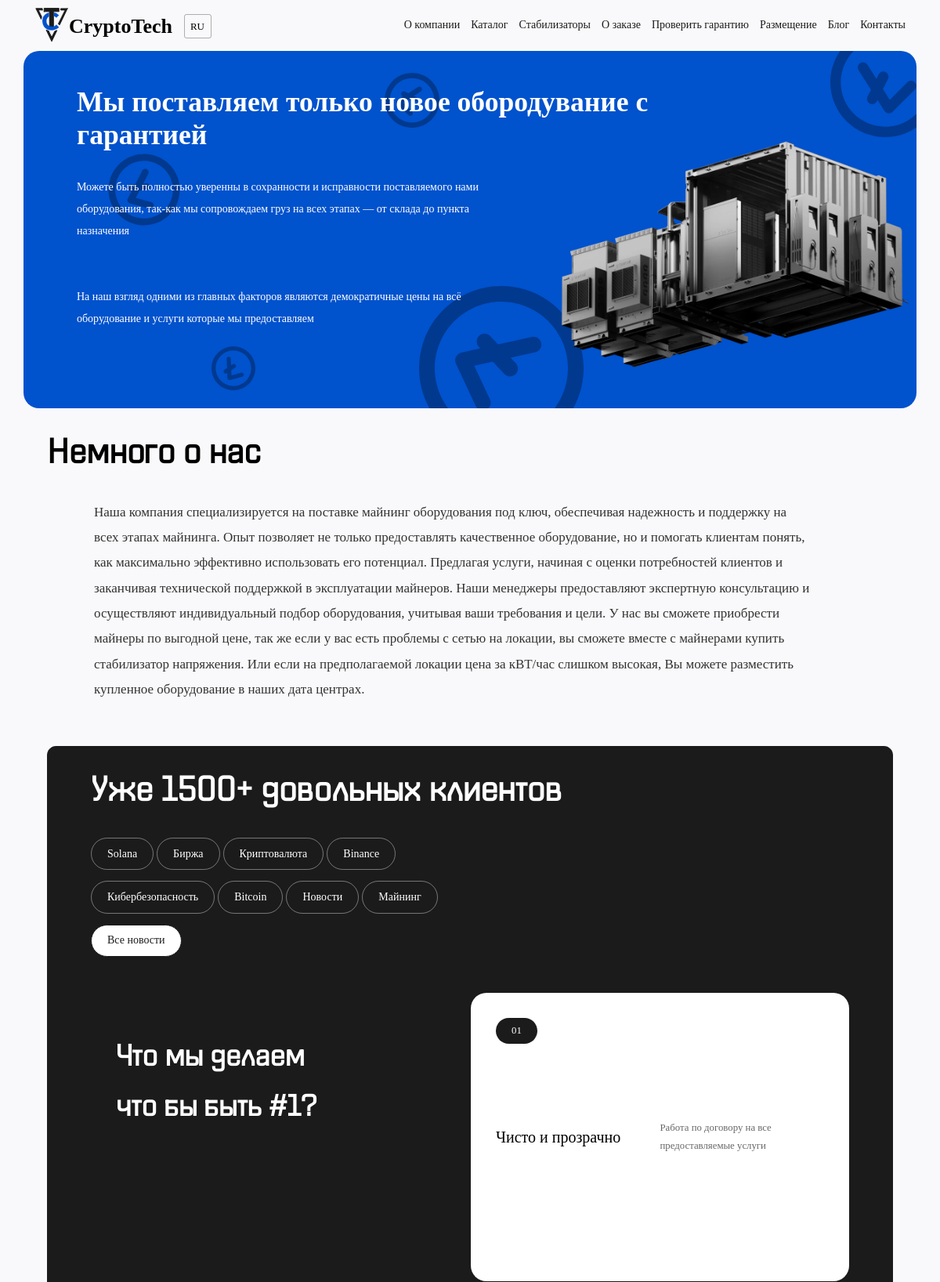
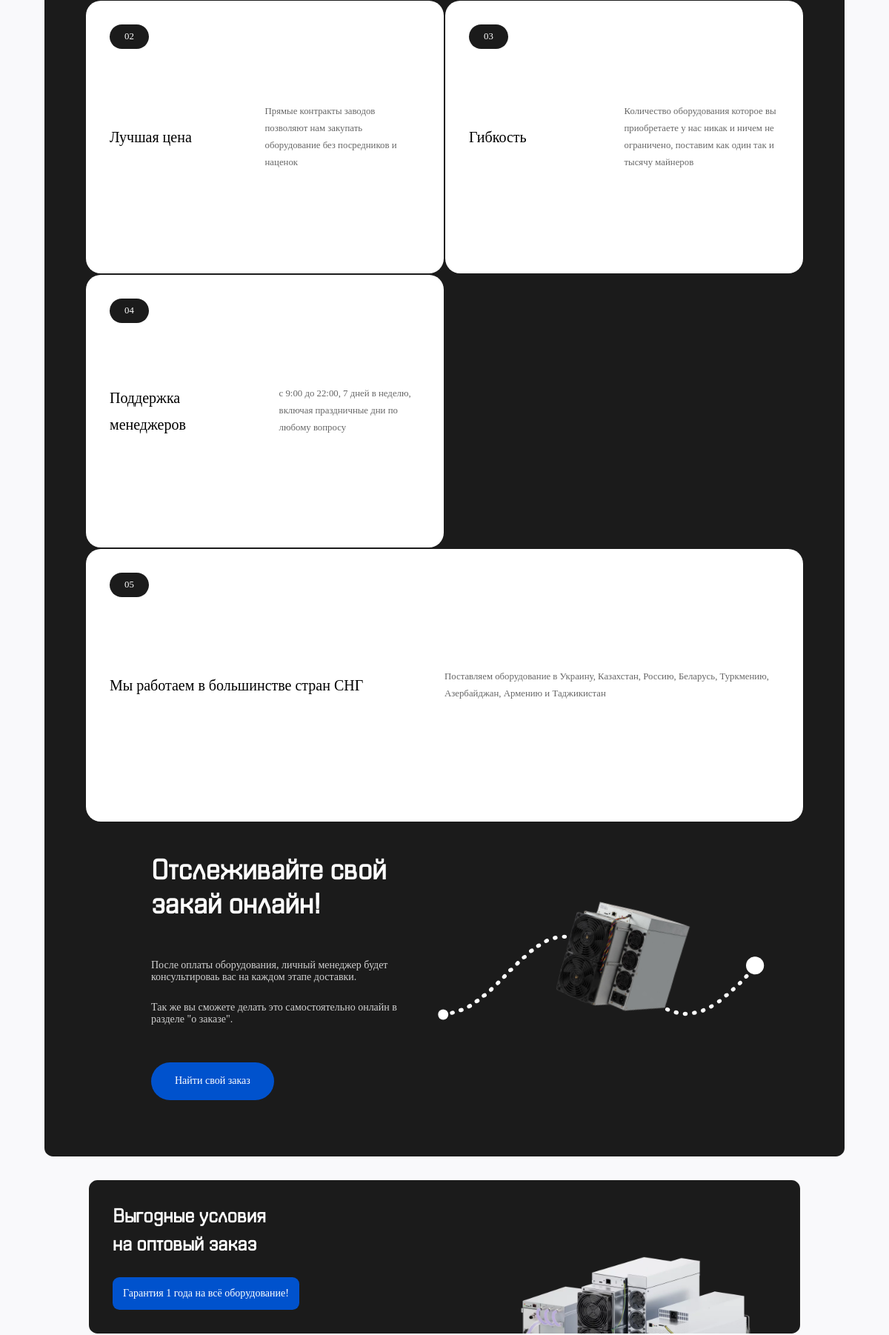
Page /ru/about/ (upper part) on the committed database (2 pictures, top to bottom).
### main_sh/models.py (models this page shows, shortened)
class BlogTag(models.Model):
    title = models.CharField(verbose_name='Название', max_length=255)
    slug = models.SlugField(verbose_name='URL', unique=True)
    class Meta:
        verbose_name = 'Тег'
        verbose_name_plural = 'Теги'
    def get_absolute_url(self):
        return reverse('main_page:detail_tag', kwargs={'slug': self.slug})

class AboutSteps(models.Model):
    title = models.CharField(max_length=255)
    description = models.TextField()
    num = models.CharField(max_length=3)
    class Meta:
        ordering = ['pk']

### main_sh/views.py (the view)
# urls.py: path('about/', views.about_us, name='about'),
def about_us(request):
    news_tag = BlogTag.objects.all()[:8]
    step = AboutSteps.objects.all()
    trust = TrustSteps.objects.all()
    photo = PhotoLocation.objects.all()
    if request.method == 'POST':
        form1 = CodForm1(request.POST)
        if form1.is_valid():
            name = form1.cleaned_data['name']
            contact = form1.cleaned_data['contact']
            context = {
                'name': name,
                'contact': contact,
            }
            html_body = render_to_string('main_sh/mail_body1.html', context)
            mail = EmailMessage(
                subject='Заявка ЦОД 1',
                body=html_body,
                from_email=settings.DEFAULT_FROM_EMAIL,
                to=['crypto.tech@mail.ru']
            )
            mail.content_subtype = 'html'
            mail.send()
            return redirect('main_page:about')
    else:
        form1 = CodForm1()
    if request.method == 'POST':
        form2 = CodForm2(request.POST)
        if form1.is_valid():
            name = form2.cleaned_data['name']
            contact = form2.cleaned_data['contact']
            context = {
                'name': name,
                'contact': contact,
            }
            html_body = render_to_string('main_sh/mail_body2.html', context)
            mail = EmailMessage(
                subject='Заявка ЦОД 2',
                body=html_body,
                from_email=settings.DEFAULT_FROM_EMAIL,
                to=['crypto.tech@mail.ru']
            )
            mail.content_subtype = 'html'
            mail.send()
            return redirect('main_page:about')
    else:
        form2 = CodForm2()
    context = {
        'news_tag': news_tag,
        'step': step,
        'trust': trust,
        'form1': form1,
        'form2': form2,
        'photo': photo,
    }
    return render(request, 'main_sh/about.html', context)

### main_sh/forms.py
class CodForm1(forms.Form):
    name = forms.CharField(label='', max_length=100, widget=forms.TextInput(
        attrs={'placeholder': _('Имя')}
    ))
    contact = forms.CharField(label='', max_length=150, widget=forms.TextInput(
        attrs={'placeholder': _('Контакты (номер телефона, tg аккаунт, whatsapp и тд.)')}
    ))

class CodForm2(forms.Form):
    name = forms.CharField(label='', max_length=100, widget=forms.TextInput(
        attrs={'placeholder': _('Имя')}
    ))
    contact = forms.CharField(label='', max_length=150, widget=forms.TextInput(
        attrs={'placeholder': _('Контакты (номер телефона, tg аккаунт, whatsapp и тд.)')}
    ))

### main_sh/templates/main_sh/about.html (shortened to what this page needs)
{% extends 'main_sh/base__about.html' %}
{% load static %}
{% load i18n %}
{% block content %}
	{% include 'includes/slider_about.html' %}
    <section class="main__text__aboutus">
		<h1 class="main__text__aboutus__title">{% trans 'Немного о нас' %}</h1>
		<div style="grid-template-columns: 1fr;" class="main__con__text__about">
			<div style="padding-right: 15%;" class="main__text__aboutus__con">
				<p>
					{% trans 'Наша компания специализируется на поставке майнинг оборудования под ключ, обеспечивая надежность и поддержку на всех этапах майнинга. Опыт позволяет не только предоставлять качественное оборудование, но и помогать клиентам понять, как максимально эффективно использовать его потенциал. Предлагая услуги, начиная с оценки потребностей клиентов и заканчивая технической поддержкой в эксплуатации майнеров. Наши менеджеры предоставляют экспертную консультацию и осуществляют индивидуальный подбор оборудования, учитывая ваши требования и цели. У нас вы сможете приобрести майнеры по выгодной цене, так же если у вас есть проблемы с сетью на локации, вы сможете вместе с майнерами купить стабилизатор напряжения. Или если на предполагаемой локации цена за кВТ/час слишком высокая, Вы можете разместить купленное оборудование в наших дата центрах' %}.
				</p>
			</div>
		</div>
	</section>
	<div class="how__we__work">
		<div class="how__we__work__main__con">
			<h1 class="how__we__work__title">{% trans 'Уже 1500+ довольных клиентов' %}</h1>
			<div class="tegs__block">
				{% for n in news_tag %}
					<a href="{{ n.get_absolute_url }}">{{ n.title }}</a>
				{% endfor %}
				<a class="last__teg__news" href="{% url 'main_page:blog' %}">{% trans 'Все новости' %}</a>
			</div>
			<div class="block___steps__we__work">
				<div class="step__item__we__work no_bg">
					<h1>{% trans 'Что мы делаем' %} <br> {% trans 'что бы быть #1?' %}</h1>
				</div>
				{% for s in step %}
					<div class="step__item__we__work">
						<div class="step__number__we__work">{{ s.num }}</div>
						<div class="step__description__we__work">
							<h2>{{ s.title }}</h2>
							<p>{{ s.description }}</p>
						</div>
					</div>
				{% endfor %}
			</div>
			<div class="step__footer__we__work">
				<div class="desc__step__footer">
					<h1>{% trans 'Отслеживайте свой закай онлайн' %}!</h1>
					<p>
						<p>{% trans 'После оплаты оборудования, личный менеджер будет консультироваь вас на каждом этапе доставки' %}.</p>
						<p>{% trans 'Так же вы сможете делать это самостоятельно онлайн в разделе' %}
						 "о заказе".</p>  </p>
					<a href="{% url 'main_page:check_order' %}">{% trans 'Найти свой заказ' %}</a>
				</div>
				<div class="img__step__footer">
					<img class="img__img__step__footer" src="{% static 'cat/img/anons.png' %}" alt="">
				</div>
			</div>
		</div>
	</div>
	<section class="servisse">
		<img src="{% static 'cat/img/6.png' %}" alt="">
		<h1>{% trans 'Выгодные условия' %} <br> {% trans 'на оптовый заказ' %}</h1>
		<span>{% trans 'Гарантия 1 года на всё оборудование' %}!</span>
	</section>
{% endblock %}

### main_sh/templates/main_sh/base__about.html (shortened to what this page needs)
{% load static %}
{% load i18n %}
<!DOCTYPE html>
<html lang="en">
<head>
	<link
  rel="stylesheet"
  href="https://cdn.jsdelivr.net/npm/swiper@11/swiper-bundle.min.css"
/>
	{% include 'includes/styles_links.html' %}
</head>
<body>
	{% block content %}
	{% endblock %}
</body>
</html>

### cat/templates/includes/styles_links.html
{% load static %}
<link rel="stylesheet" href="{% static 'cat/css/style.css' %}">
<link rel="stylesheet" href="{% static 'cat/libs_css/swiper-bundle.min.css' %}">
<link rel="stylesheet" href="{% static 'cat/css/main/hero__section.css' %}">
<link rel="stylesheet" href="{% static 'cat/css/main/reviews__section.css' %}">
<link rel="stylesheet" href="{% static 'cat/css/main/footer__section.css' %}">
<link rel="stylesheet" href="{% static 'cat/css/main/slider__section.css' %}">
<link rel="stylesheet" href="{% static 'cat/css/main/telegramm__section.css' %}">
<link rel="stylesheet" href="{% static 'cat/css/main/help__section.css' %}">
<link rel="stylesheet" href="{% static 'cat/css/main/steps__section.css' %}">
<link rel="stylesheet" href="{% static 'cat/css/detail/header__detail.css' %}">
<link rel="stylesheet" href="{% static 'cat/css/detail/main__detail__content__section.css' %}">
<link rel="stylesheet" href="{% static 'cat/css/detail/detail__tabs.css' %}">
<link rel="stylesheet" href="{% static 'cat/css/catalog/main__catalog__content__section.css' %}">
<link rel="stylesheet" href="{% static 'cat/css/dop_links/dop_links.css' %}">
<link rel="stylesheet" href="{% static 'cat/css/dop_links/dop_links_2.css' %}">
<link rel="stylesheet" href="{% static 'cat/css/catalog/form_f_order.css' %}">

### cat/templates/includes/main_links.html
{% load i18n %}
<a style="font-size: max(calc(var(--index) * .5), 13px) !important;" href="{% url 'main_page:about' %}">{% trans 'О компании' %}</a>
<a style="font-size: max(calc(var(--index) * .5), 13px) !important;" class="" href="{% url 'catalog:home' %}">{% trans 'Каталог' %}</a>
<a style="font-size: max(calc(var(--index) * .5), 13px) !important;" href="{% url 'catalog:stabilizer' %}">{% trans 'Стабилизаторы' %}</a>
<a style="font-size: max(calc(var(--index) * .5), 13px) !important;" href="{% url 'main_page:check_order' %}">{% trans 'О заказе' %}</a>
<a style="font-size: max(calc(var(--index) * .5), 13px) !important;" href="{% url 'main_page:check_warranty' %}">{% trans 'Проверить гарантию' %}</a>
<a style="font-size: max(calc(var(--index) * .5), 13px) !important;" href="{% url 'main_page:placement' %}">{% trans 'Размещение' %}</a>
<a style="font-size: max(calc(var(--index) * .5), 13px) !important;" href="{% url 'main_page:blog' %}">{% trans 'Блог' %}</a>
<a style="font-size: max(calc(var(--index) * .5), 13px) !important;" href="{% url 'main_page:contact' %}">{% trans 'Контакты' %}</a>

### cat/templates/includes/slider_about.html (shortened to what this page needs)
{% load static %}
{% load i18n %}
<section class="hero__section">
		<div class="hero__header">
			<div class="hero__logo">
				<h1 style="display: flex; gap: 15px; align-items: end;"><a style="color:#000;" href="{% url 'main_page:home'  %}">CryptoTech</a> {% include 'includes/language_btn.html' %}</h1>
			</div>
			<div class="hero__links ">
				{% include 'includes/main_links.html' %}
			</div>
		</div>
		<div class="hero__slider ">
			<div class="swiper swiper__hero">
			  <div id="swiper-wrapper" class="swiper-wrapper">
			  	<div class="swiper-slide swiper-slide__slide hero__slide__2">
			    	<img class="b_img2 b_t_c" src="{% static 'cat/img/svg/2.svg' %}" alt="">
		    		<img class="b_img4 b_t_c" src="{% static 'cat/img/svg/2.svg' %}" alt="">
		    		<img class="b_img5 b_t_c" src="{% static 'cat/img/svg/2.svg' %}" alt="">
		    		<img class="b_img6 b_t_c" src="{% static 'cat/img/svg/2.svg' %}" alt="">
			    	<div class="main__hero__section__slide__left">
			    		<h1 class="swiper__slide__title">{% trans 'Мы поставляем только новое обородувание с гарантией' %}</h1>
			    		<p style="width: 70%; line-height: 2;" class="swiper__slide__description">
							{% trans 'Можете быть полностью уверенны в сохранности и исправности поставляемого нами оборудования, так-как мы сопровождаем груз на всех этапах — от склада до пункта назначения' %}
						</p>
						<p style="width: 70%; line-height: 2;" class="swiper__slide__description">
							{% trans 'На наш взгляд одними из главных факторов являются демократичные цены на всё оборудование и услуги которые мы предоставляем' %}
						</p>
			    	</div>
			    	<div class="main__hero__section__slide__right">
			    		<img class="img1" src="{% static 'cat/img/2.png' %}" alt="">
			    	</div>
			    </div>
			  </div>
			</div>
		</div>
	</section>

### cat/templates/includes/language_btn.html (shortened to what this page needs)
{% load i18n %}
<form id="languageForm" action="{% url 'set_language' %}" method="post">
  <select class="language_sveech" name="language" onchange="document.getElementById('languageForm').submit()">
    {% get_current_language as LANGUAGE_CODE %}
    {% get_available_languages as LANGUAGES %}
    {% get_language_info_list for LANGUAGES as languages %}
    {% for language in languages %}
    <option value="{{ language.code }}" {% if language.code == LANGUAGE_CODE %} selected {% endif %}>
      {{ language.code }}
    </option>
    {% endfor %}
  </select>
</form>

### cat/static/cat/css/style.css (style rules this page uses)
* { margin: 0; padding: 0; box-sizing: border-box; font-family: f3; }
:root { --index: 1vh + 1vw; --invers: -1; --main_color: #1b1b1b; --cursor_color: #0052cd; --body_color: #f9f9fb; --light__blue: linear-gradient(45deg, rgba(34,173,247,1) 0%, rgba(27,206,254,1) 100%); --light__orange: linear-gradient(45deg, rgba(255,150,0,1) 0%, rgba(255,182,0,1) 100%); --light__green: linear-gradient(45deg, rgba(107,201,104,1) 0%, rgba(137,201,89,1) 100%); --light__yellow: linear-gradient(45deg, rgba(217,220,27,1) 0%, rgba(252,255,88,1) 100%); --slide_color1: #1b1b1c; --slide_color2: #0052cd; --slide_color3: #99ffaf; --slide_color4: #fcff58; --slide_color5: #f1eee5; }
body { background: var(--body_color); }
a { text-decoration: none; }

### cat/static/cat/css/main/hero__section.css (style rules this page uses)
.hero__header { display: flex; justify-content: space-between; align-items: center; padding: calc(var(--index) * .2) calc(var(--index) * 3); }
.hero__logo { display: flex; justify-content: center; align-items: center; }
.hero__logo h1 { font-size: max(calc(var(--index) * 1.5), 23px); }
.hero__logo svg { width: max(calc(var(--index) * 3), 36px); height: max(calc(var(--index) * 3), 36px); }
.hero__links { display: flex; align-items: center; justify-content: center; gap: calc(var(--index) * .5); }
.hero__links a { color: var(--main_color); display: block; min-height: 100%; padding: calc(var(--index) * .13) 0; position: relative; }
.hero__links a::after { content: ''; bottom: 0; left: 50%; transform: translateX(-50%); width: 0%; height: 2px; border-radius: 10px; background: var(--main_color); position: absolute; transition: .2s; }
.hero__slider { width: 95%; margin: 0 auto; }
.swiper__hero { padding:0 0 calc(var(--index) * 2) 0 !important; position: relative; }
.swiper-slide__slide { min-height: calc(var(--index) * 35); display: grid !important; grid-template-columns: 1fr .3fr; border-radius: calc(var(--index) * 1); padding: calc(var(--index) * 3) calc(var(--index) * 5); overflow: hidden; cursor: grab; }
.main__hero__section__slide__right { position: relative; }
.swiper__slide__title { font-size: calc(var(--index) * 2.3); margin-bottom: calc(var(--index) * 2); }
.swiper__slide__description { font-size: calc(var(--index) * .5); margin-bottom: calc(var(--index) * 4); }
.b_t_c { width: calc(var(--index) * 6); position: absolute; opacity: .3; z-index: -1; }
.img1 { position: absolute; top: calc(calc(var(--index) * 3) * var(--invers)); left: calc(calc(var(--index) * 14) * var(--invers)); width: calc(var(--index) * 40); }
.b_img2 { top: 5%; left: 40%; transform: rotate(45deg); scale: ; }
.b_img4 { top: 30%; left: 10%; transform: rotate(15deg); scale: 1.3; }
.b_img5 { top: 80%; left: 50%; transform: rotate(65deg); scale: 3; }
.b_img6 { top: 80%; left: 20%; transform: rotate(-15deg); scale: .8; }
.hero__slide__2 { background-color: var(--slide_color2); }
.hero__slide__1 .main__hero__section__slide__left h1, .hero__slide__1 .main__hero__section__slide__left p, .hero__slide__2 .main__hero__section__slide__left h1, .hero__slide__2 .main__hero__section__slide__left p { color: #fff; }

### main_sh/templates/main_sh/base__about.html (style rules this page uses)
.language_sveech { all: unset; padding: 7px 7px; background: rgba(0,0,0,0); text-transform: uppercase; border: 1px solid rgba(0,0,0,0.3); border-radius: 3px; font-size: 13px; font-weight: normal; }

### rows in the picture
BlogTag: title "Solana"
BlogTag: title "Биржа"
BlogTag: title "Криптовалюта"
BlogTag: title "Binance"
BlogTag: title "Кибербезопасность"
BlogTag: title "Bitcoin"
BlogTag: title "Новости"
BlogTag: title "Майнинг"
AboutSteps: num "01", title "Чисто и прозрачно", description "Работа по договору на все предоставляемые услуги"
AboutSteps: num "02", title "Лучшая цена", description "Прямые контракты заводов позволяют нам закупать оборудование без посредников и наценок"
AboutSteps: num "03", title "Гибкость", description "Количество оборудования которое вы приобретаете у нас никак и ничем не ограничено, поставим как один так и тысячу майнеров"
AboutSteps: num "04", title "Поддержка менеджеров", description "с 9:00 до 22:00, 7 дней в неделю, включая праздничные дни по любому вопросу"
AboutSteps: num "05", title "Мы работаем в большинстве стран СНГ", description "Поставляем оборудование в Украину, Казахстан, Россию, Беларусь, Туркмению, Азербайджан, Армению и Таджикистан"

### other values in the picture
form field language "ru"
